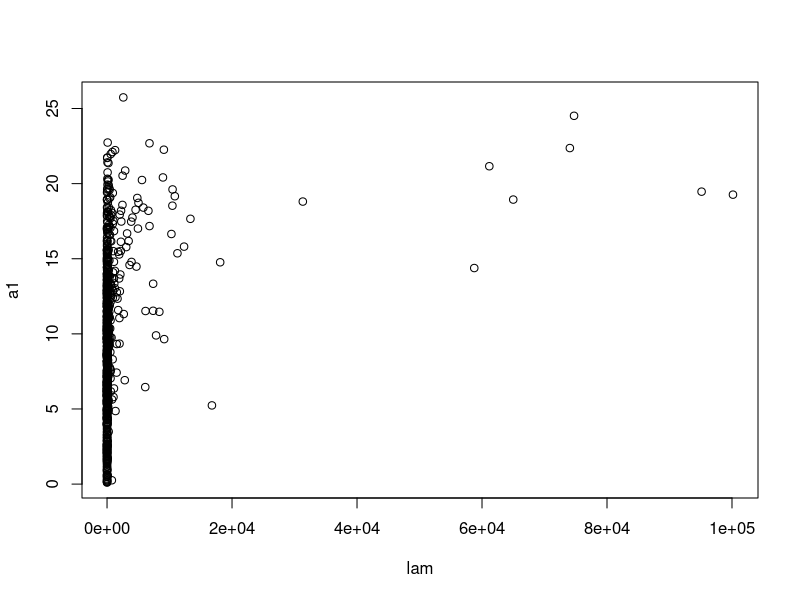
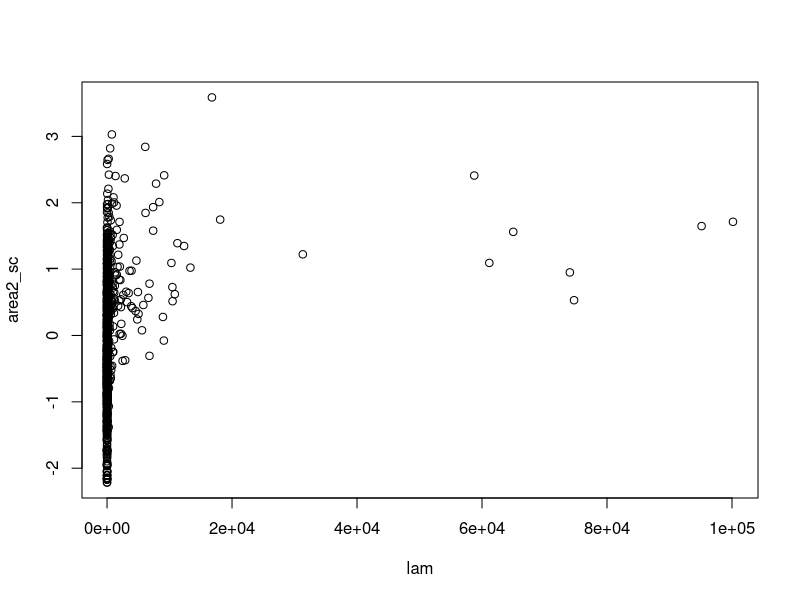
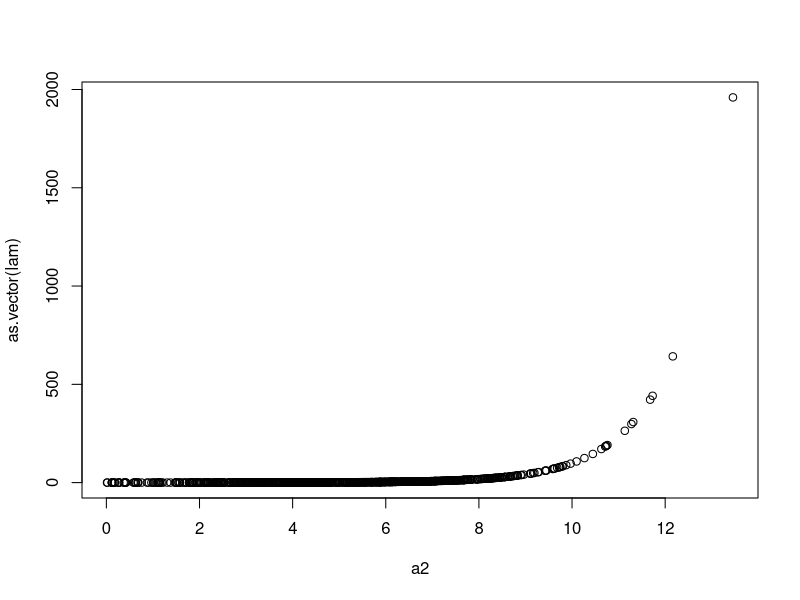
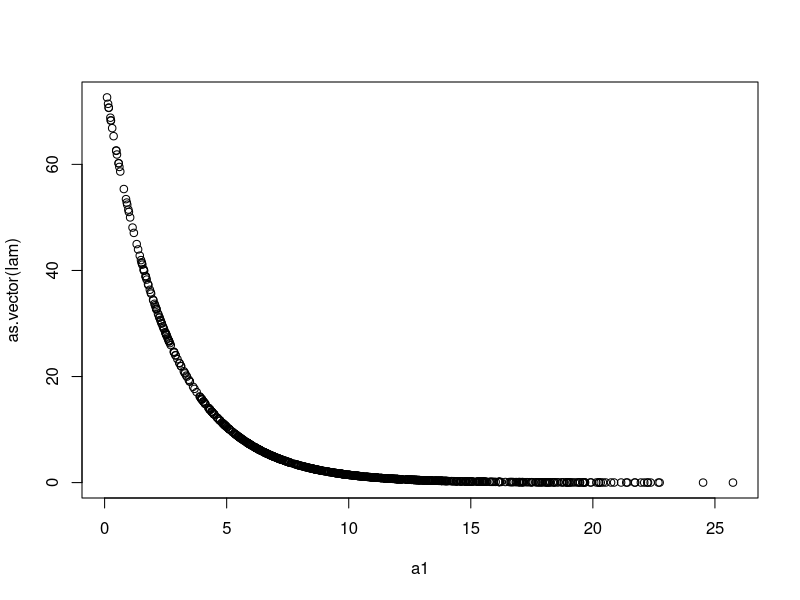
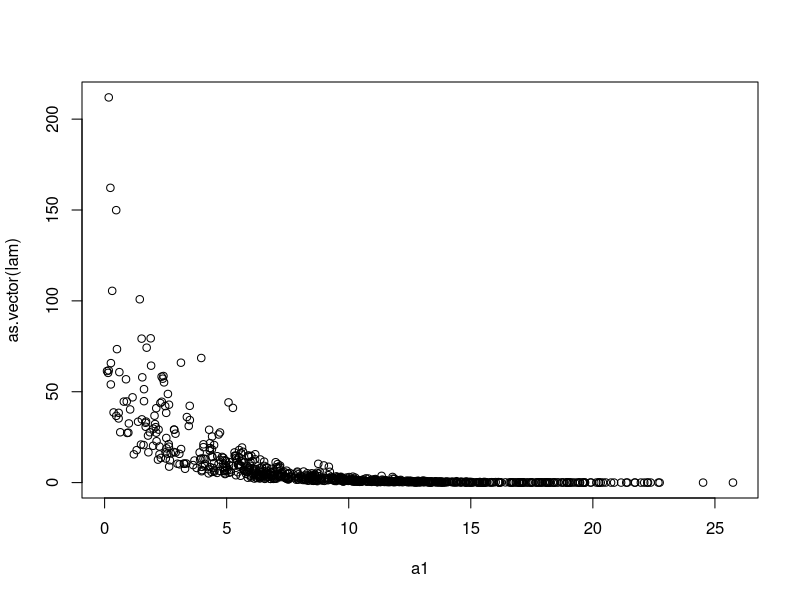
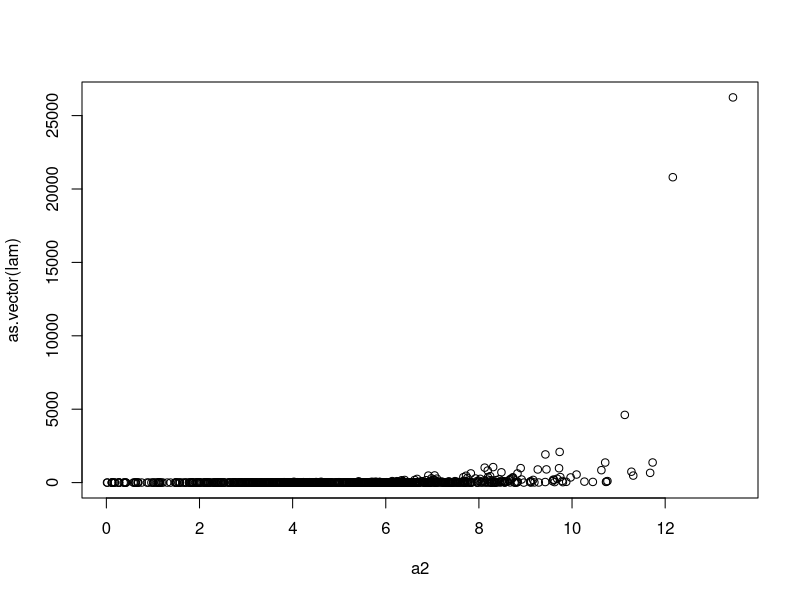
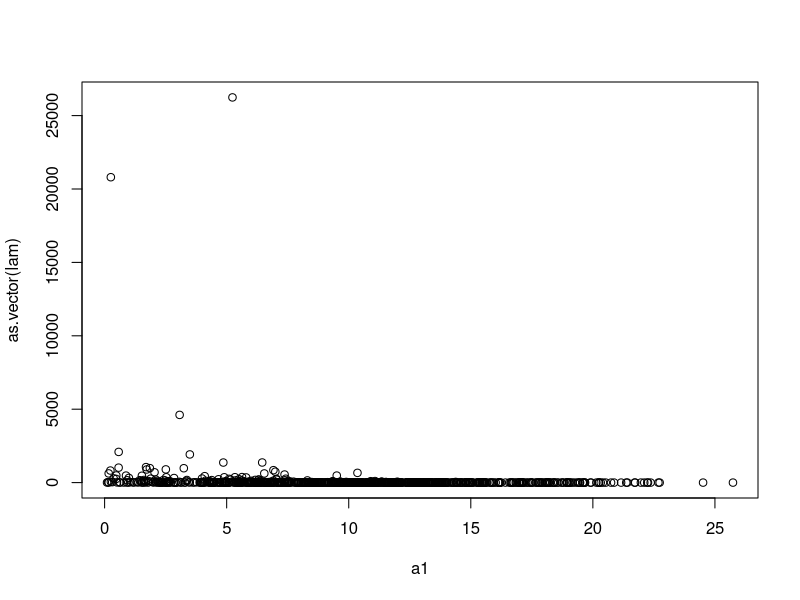
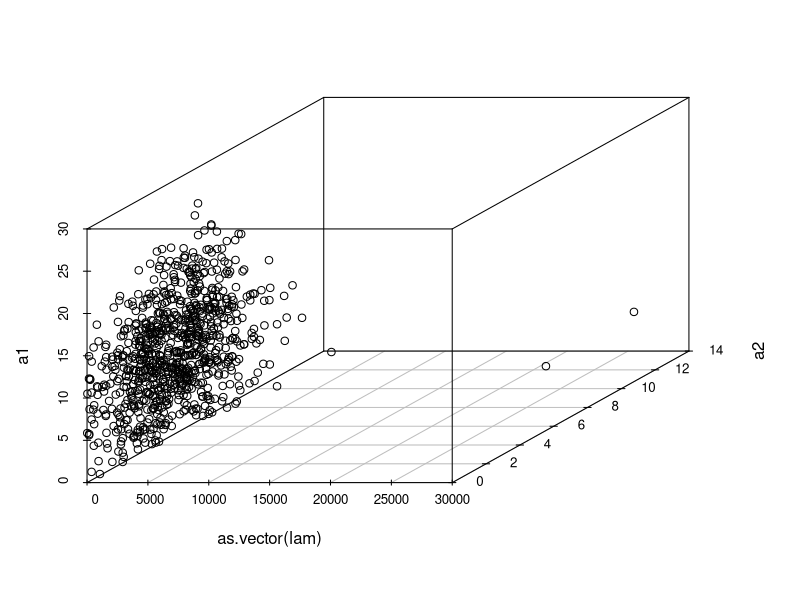

Write the R code that produced these figures, in order.



set.seed(2013)

# ---- Data simulation ----
#### Simulate abundance for one species:
#8 years (unbalanced number of transects per year); lambda site specific(Zone variable and 2 areas variables)

g <- function(x, sig) exp(-x^2/(2*sig^2))

# Number of transects per year (unbalanced)
nSites <- seq(50,106, by = 8)				# number of line transect surveys (DIFFERENT BY YEAR)
max.sites <- max(nSites)            # Maximun number of sites is the last year

strip.width <- 200 				# strip half-width, w (in this example only one side of the line transect is surveyed)
dist.breaks <- c(0,25,50,100,200)
int.w <- diff(dist.breaks) # width of distance categories (v)
midpt <- diff(dist.breaks)/2+dist.breaks[-5]
nG <- length(dist.breaks)-1	

# Year effect 
yrs <- 1:8 # eight years
nyrs <- length(yrs)


# ----  Abundance component: random effect accross sites, zone covariate and 2 area covariates


# RANDOM EFFECT IN SITE (INDEPENDENT OF THE YEAR)
# Mean abundance and sd across sites
mu.lam.alpha.site <- log(1.5)				
sig.lam.alpha.site <- 0				
##Site effect in lambda
lam.alpha.site <- rnorm(max.sites, mu.lam.alpha.site, sig.lam.alpha.site) 


#ZONE COVARIATE (SITE)
#b.zoneA <- rnorm(1,0,0.05) #I wont include it (its in the intercept)
b.lam.zoneB <- 4
# Site specific binary co-variate
z <- data.frame(var = sample(c("A", "B"), max.sites, replace = TRUE))
z$var <- as.factor(z$var)
zone <- model.matrix(~ var-1, z)


#AREA COVARIATE (SITE AND YEAR)
#Coefficients
b.a1 <- 2
b.a2 <- 2
#Covariates
a1 <- abs(rnorm(max.sites*nyrs, 10, 5)) # Although it makes sense to make them positive, it wouldnt matter (you put them on the exp)
a2 <- abs(rnorm(max.sites*nyrs, 5, 2.5))

#SCALED
area1_mean <- mean(a1)
area1_sd <- sd(a1)
area1_sc <- (a1 - area1_mean) / area1_sd

area2_mean <- mean(a2)
area2_sd <- sd(a2)
area2_sc <- (a2 - area2_mean) / area2_sd


lam <- exp(matrix(lam.alpha.site, nrow = max.sites, ncol = nyrs)  
             + matrix(b.lam.zoneB*zone[,2], nrow = max.sites, ncol = nyrs, byrow=F)  
             + matrix(b.a1*area1_sc, nrow = max.sites, ncol = nyrs, byrow=F)
             +matrix(b.a2*area2_sc, nrow = max.sites, ncol = nyrs, byrow=F)
           )


############################################################################
# PLOT
plot(lam,a1)
plot(lam,area2_sc)

### CYRIL 
# I DONT SEE ANY PROBLEMS HERE
# SO HERE ARE YOUR DIFFERENT PARAMETERS
# THIS IS YOUR AVERAGE INTERCEPT 
mu.lam.alpha.site <- log(1.5)				
# THIS IS THE VARIATION AROUND THE INTERCEPT 
# IF IT IS EQUAL TO 0, IT MEANS THAAT THERE IS NO VARIATION IN THE INTERCEPT DUE TO THE SITE. 
# IF YOU SET THIS VALUE TO HIGH, IT MEANS THAT THE INTERCEPT CHANGES A LOT WHIT DIFFERENT SITES. THIS ADDS SOME NOISE IN THE SIGMA. 
sig.lam.alpha.site <- 0				
lam.alpha.site <- rnorm(max.sites, mu.lam.alpha.site, sig.lam.alpha.site) 

## THIS ARE YOUR BETA COEFFICIENTS, THE SLOPE, 
# IF YOU HAVE A LOT OF NOISE (sig.lam.alpha.site = HIGH VALUE), IT MIGHT BE HARD TO SEE THE RELATIONSHIP VISUALLY WHEN YOU PLOT IT.
# I SET THE BETAS HIGH TO SEE THE RELATIONSHIO CLEARLY.
b.lam.zoneB <- 4
b.a1 <- -2
b.a2 <- 2

#==== I. ====
# WE START WITH AN INTERCEPT THAT DOESNT CHANGE WITH THE SITE (sig.lam.alpha.site=0) AND ONLY ONE COVARIATE (area2_sc). 
lam <- exp(matrix(lam.alpha.site, nrow = max.sites, ncol = nyrs)  
           # + matrix(b.lam.zoneB*zone[,2], nrow = max.sites, ncol = nyrs, byrow=F)  
           # + matrix(b.a1*area1_sc, nrow = max.sites, ncol = nyrs, byrow=F)
           +matrix(b.a2*area2_sc, nrow = max.sites, ncol = nyrs, byrow=F)
)

# THE RELATIONSHIP IS CLEAR, POSTIVE EFFECT OF AREA2_SC
plot(as.vector(lam)~ a2)

#==== II. ====
## LET'S TRY WITH AN INTERCEPT THAT DOESNT CHANGE WITH THE SITE (sig.lam.alpha.site=0) AND ONLY ONE COVARIATE (area1_sc)
lam <- exp(matrix(lam.alpha.site, nrow = max.sites, ncol = nyrs)  
           # + matrix(b.lam.zoneB*zone[,2], nrow = max.sites, ncol = nyrs, byrow=F)  
            + matrix(b.a1*area1_sc, nrow = max.sites, ncol = nyrs, byrow=F)
           # +matrix(b.a2*area2_sc, nrow = max.sites, ncol = nyrs, byrow=F)
)
# THE RELATIONSHIP IS CLEAR, NEGATIVE EFFECT OF AREA1_SC
plot(as.vector(lam)~ a1)


#==== III. ====
## LET'S TRY WITH AN INTERCEPT THAT  CHANGEs WITH THE SITE
## WE SET A SD : sig.lam.alpha.site
sig.lam.alpha.site <- 0.5				
lam.alpha.site <- rnorm(max.sites, mu.lam.alpha.site, sig.lam.alpha.site) 
#AND ONLY ONE COVARIATE (area1_sc)
lam <- exp(matrix(lam.alpha.site, nrow = max.sites, ncol = nyrs)  
           # + matrix(b.lam.zoneB*zone[,2], nrow = max.sites, ncol = nyrs, byrow=F)  
           + matrix(b.a1*area1_sc, nrow = max.sites, ncol = nyrs, byrow=F)
           # +matrix(b.a2*area2_sc, nrow = max.sites, ncol = nyrs, byrow=F)
)
# THE RELATIONSHIP IS NOT AS CLEAR, NEGATIVE EFFECT OF AREA1_SC BUT THERE IS SOME NOISE
plot(as.vector(lam)~ a1)

#==== IV. ====
## LET'S TRY WITH AN INTERCEPT THAT  CHANGEs WITH THE SITE
## WE SET A SD : sig.lam.alpha.site
sig.lam.alpha.site <- 0.5				
lam.alpha.site <- rnorm(max.sites, mu.lam.alpha.site, sig.lam.alpha.site) 
#AND TWO COVARIATES (area1_sc)
lam <- exp(matrix(lam.alpha.site, nrow = max.sites, ncol = nyrs)  
           # + matrix(b.lam.zoneB*zone[,2], nrow = max.sites, ncol = nyrs, byrow=F)  
           +matrix(b.a1*area1_sc, nrow = max.sites, ncol = nyrs, byrow=F)
            +matrix(b.a2*area2_sc, nrow = max.sites, ncol = nyrs, byrow=F)
)
# THE RELATIONSHIP IS NOT CLEAR.
# THE REASON IS THAT YOU HAVE SOME NOISE IN THE INTERCEPT AND 2 COVARIATES AFFECT lam. SO IT IS HARD TO SEE VISUALLY...
plot(as.vector(lam)~ a2)
plot(as.vector(lam)~ a1)

# MAYBE IF WE TRY A 3D PLOT
library("scatterplot3d") # load
scatterplot3d(as.vector(lam), a2, a1, angle=40 ) # no we dont see. 



#==== V. ====
## LET'S TRY WITH AN INTERCEPT THAT  DOESNT CHANGE WITH THE SITE
## WE SET A SD : sig.lam.alpha.site
sig.lam.alpha.site <- 0			
lam.alpha.site <- rnorm(max.sites, mu.lam.alpha.site, sig.lam.alpha.site) 
#AND TWO COVARIATES (area1_sc)
## TRY OTHER BETA VALUES
b.a1 <- 1
b.a2 <- 1

lam <- exp(matrix(lam.alpha.site, nrow = max.sites, ncol = nyrs)  
           # + matrix(b.lam.zoneB*zone[,2], nrow = max.sites, ncol = nyrs, byrow=F)  
           +matrix(b.a1*area1_sc, nrow = max.sites, ncol = nyrs, byrow=F)
           +matrix(b.a2*area2_sc, nrow = max.sites, ncol = nyrs, byrow=F)
)
# THE RELATIONSHIP IS NOT CLEAR.
# THE REASON IS THAT YOU HAVE SOME NOISE IN THE INTERCEPT AND 2 COVARIATES AFFECT lam. SO IT IS HARD TO SEE VISUALLY...
plot(as.vector(lam)~ a2)
plot(as.vector(lam)~ a1)

# MAYBE IF WE TRY A 3D PLOT
library("scatterplot3d") # 
scatterplot3d(as.vector(lam), a2, a1, angle=60 ) ### YES!!!!!! 
